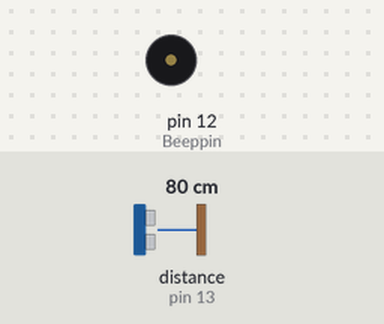
Recording of a sketch running on a simulated Arduino Nano, built with avr-gcc and run on an emulated ATmega328P. Shown: buzzer (waves = sounding). Wiring (inferred from the names in the program): ultrasonic range finder: trigger pin 11; echo pin 13. The test bench sets the inputs (shaded band); at power-on: distance to the obstacle (sensor on pin 13) 80 cm. The echo pulse lasts 58.3 µs per cm.

Above: at 0.9 s.
1.9 s: distance to the obstacle (sensor on pin 13) set to 4 cm
3.6 s: distance to the obstacle (sensor on pin 13) set to 250 cm
At 4.3 s:
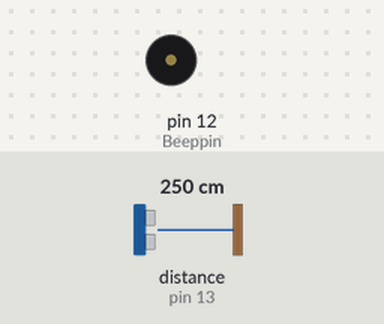
5.3 s: distance to the obstacle (sensor on pin 13) set to 9 cm
At 6.8 s:
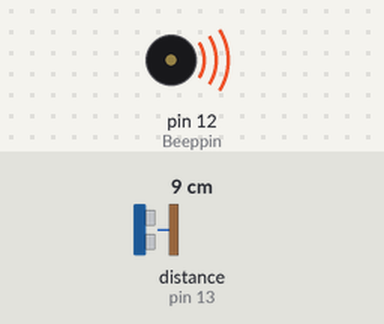
Timing chart, 0 to 13.9 s (numbered marks = the images above; inputs shaded):
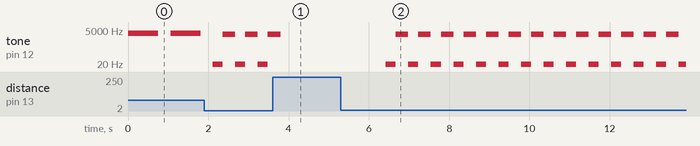

Measured:
- after the input at 3.6 s, tone on pin 12 (Beeppin): goes on until 3.8 s, then stays silent
- after the input at 5.3 s, tone on pin 12 (Beeppin): alternates 2500 Hz for 0.31 s and 1 Hz for 0.25 s, starting after 1.1 s
- by itself, tone on pin 12 (Beeppin): alternates 3000 Hz for 0.75 s and silent for 0.31 s

The sketch:

DistanceControl.ino
```cpp
//------------------------------------------------------------------------------
// Section [#1]: Information, Notes, Etc
// *************************************** \\
// Ultrasonic sensor Distance Control System
// * Designed to keep your monitor your distance from another vehicle using Ultrasonic range sensing technology.
// ** Notifies you via beeping instead of lights, complying with most new vehicle notfication regulations.
// By Alec M. - (https://github.com/amattu2)
//
// Originally: Ardunio Nano V3.0 ATMEGA328P Module CH340G - 2/13/2016 @ 4:10PM
// *************************************** \\

// *************************************** \\
// ** Version: See excel **
// ** Contains a known bug?: See excel **
// ** Beta Version?: See excel **
// ** Last Save: N/A **

// *************************************** \\
// ** All saves must:
// ** 1. Count as a new version (version + amount of changes)
// ** 2. Have a verification run on it, to verify it would work.
// ** 3. Be saved under a new file name.
// ** 4. Be documented in excel datasheet.
// *************************************** \\

// *************************************** \\
// [- Version Keynotes -]
// - Moved these notes to the excel sheet.
// [- End of Version Keynotes -]

// [- Version Breadboard Updates -]
// - Moved to excel sheet.
// [- End of Breadboard Updates -]
// *************************************** \\

//------------------------------------------------------------------------------
// Section [#2]: Initalization, Constants, Pin Numbers, Values

// Counting Values
unsigned int issuecnt = 0;
unsigned int warncnt = 0;

// Sensor #'s, Buzzer Pin #'s
const int Trigpin = 11;                    // Blue cord   // Trigger pin on the sensor goes to pin A7 on the Ardunio.
const int Echopin = 13;                    // Yellow cord // Echo pin on the sensor goes to pin D2 on the Arduino.
const int Beeppin = 12;                    // Piezospeaker anode pin goes to A3 on the Arduino.

// Delay Times
const int Time1 = 1000;                    // First delay time
const int Time2 = 750;                     // Second delay time
const int Time3 = 500;                     // Third delay time
const int Time4 = 250;                     // Third delay time
const int TimeEmc = 10;                    // Emergency time

// Distances (In inches)
const int Warn1 = 120;                        // The furthest warning @10ft
const int Warn2 = 60;                         // The secondary warning @5ft
const int Warn3 = 42;                         // Third warning @3.5ft
const int Warn4 = 24;                         // Forth warning @2ft
const int CrDetect = 12;                      // Crash detection system @1ft

// Error Variables
const int Mread = 300;                      // The distance at which it determines if the sensor misread the distance. Default is 300in.
const int Nread = 0;                        // The distance at which it determines if the sensor is disconnected. Default is, and should remain 0in.

// Piezospeaker Frequencies
const int Emc = 2500;                       // #1: Used for CrDetect.
const int Tone1 = 3000;                     // Used for Warn #1-3.
const int Tone2 = 3250;                     // Used for Warn #4
const int NTone = 2750;                     // Used for anything related to debugging.

//------------------------------------------------------------------------------
// Section [#3]: Beginning Code, More Initalizing

void setup() {
  Serial.begin(9600);                      // initialize serial communication @ 9600 Baud.
}

void loop() {
  // establish variables for duration of the ping,
  // and the distance result in inches and centimeters:
  long duration, inches;

//------------------------------------------------------------------------------
// Section [#4A]: Measurements Sending, Input/Output, Rerun
reread:

  pinMode(Trigpin, OUTPUT);        // Set pin to send pulses/output.
  digitalWrite(Trigpin, LOW);      // Turn the pin off, just to verify it wasn't on before.
  delayMicroseconds(50);           // Wait 0.05 seconds.
  digitalWrite(Trigpin, HIGH);     // Send the pulses out.
  delayMicroseconds(5);            // Wait .005 seconds
  digitalWrite(Trigpin, LOW);      // Turn the pulses off.

//**************************************\\
// Section [#4B]: Measurement Receiving

  pinMode(Echopin, INPUT);           // Set pin to take input.
  pinMode(Echopin, HIGH);            // Turn the pin on.
  delayMicroseconds(1);              // Pause for 0.01 Second.
  pinMode(Echopin, LOW);             // Turn pin off.
  duration = pulseIn(Echopin, HIGH); // More calculations

//------------------------------------------------------------------------------
// Section [#5]: Coversion (Time to inches)

  inches = microsecondsToInches(duration);

//------------------------------------------------------------------------------
// Section [#6]: If-Statements [No read]

if (inches == Nread)         // Start IF-#5: If the sensor reads 0, then goto the beginning.
{
  tone(Beeppin, NTone);
  Serial.print("Sensor did not read: (");
  Serial.print(inches);
  Serial.print("in)");
  Serial.print("(#");
  Serial.print(issuecnt);
  Serial.println(")");
  delay(300);
  issuecnt = issuecnt + 1;
  goto issuecntrl;
}
else if (inches != Nread)
{
  noTone(Beeppin);           // If there isn't an issue, turn off the buzzer.
  issuecnt = 0;
}                            // End IF-#5

//**************************************\\
// Section [#6A]: If-Statements [Warning #1, 10ft]

if (((inches > Warn2) && (inches <= Warn1) && (warncnt <= 1)))            // Start IF-#1:
{
  delay(Time1);
  tone(Beeppin, Tone1);
  warncnt + 1;
}                            // End IF-#1
else {
  noTone(Beeppin);
}

//**************************************\\
// Section [#6B]: If-Statements [Warning #2, 5ft]

if ((inches > Warn3) && (inches <= Warn2))           // Start IF-#2
{
  tone(Beeppin, Tone1);
  delay(Time2);
}
else {
  noTone(Beeppin);
}                           // End IF-#2

//**************************************\\
// Section [#6C]: If-Statements [Warning #3, 3.5ft]

if ((inches > Warn4) && (inches <= Warn3))           // Start IF-#3
{
  tone(Beeppin, Tone1);
  delay(Time2);
}
else {
  noTone(Beeppin);
}                           // End IF-#3

//**************************************\\
// Section [#6C]: If-Statements [Warning #4, 2ft]

if (inches <= Warn4)                               // Start IF-#4
{
  tone(Beeppin, 1);
  delay(Time4);
}
else {
  noTone(Beeppin);
}                           // End IF-#4

//**************************************\\
// Section [#6C]: If-Statements [Advanced Crash Prevention, -1ft]

if (inches <= CrDetect)                               // IF-Statement - Crash Prevention
{
  tone(Beeppin, Emc);
  delay(TimeEmc);
}
else {
  noTone(Beeppin);
}                           // End IF-Statement Crash Prevention

//**************************************\\
// Section [#6D]: If-Statements [Error]

if (inches > Mread)         // Start IF-#4: If the distance is over 200 then the sensor probably misread, and goto the beginning.
{
  Serial.println("Whoops! Sensor misread data.");
  delay(300);
  goto reread;
}                           // End IF-Error

//------------------------------------------------------------------------------
// Section [#7]: End of loop
issuecntrl:

delay(300);
if (issuecnt == 5)
{
  Serial.println("Shutting down. Issue detected.");
  noTone(Beeppin);
  while(1) { }
}
}

//------------------------------------------------------------------------------
// Section [#8]: True Conversion.

long microsecondsToInches(long microseconds) {
  // According to Parallax's datasheet for the PING))), there are
  // 73.746 microseconds per inch (i.e. sound travels at 1130 feet per
  // second).  This gives the distance travelled by the ping, outbound
  // and return, so we divide by 2 to get the distance of the obstacle.
  // See: http://www.parallax.com/dl/docs/prod/acc/28015-PING-v1.3.pdf
  return microseconds / 74 / 2;
}

// Section [End]: Program is over.
```
